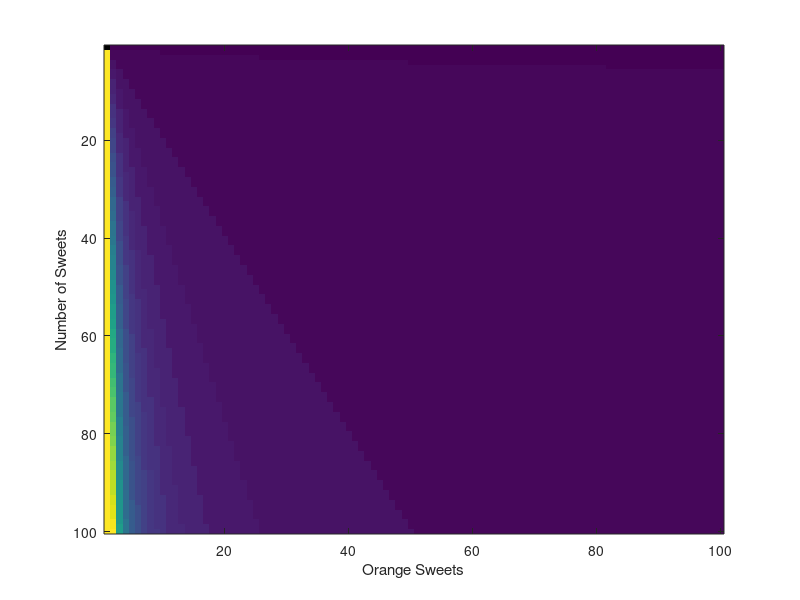

Write the MATLAB code that produced this figure.
clear all

for n = 1:100
    for o = 1:100

        a = sqrt(o / n * (o-1) / (n-1));

        answer(n,o) = o * 1/a;
        diff(n,o) = n - answer(n,o);
        percent(n,o)= n*100/diff(n,o) ;
        final(n,o) = round(answer(n,o));
        n_table(n,o) = n;
        
            if (final(n,o) == not(n))
                table(n,o) = 1;
            else
                table(n,o) = 0;
            end 
           
    end
end



proof = final - n_table; 
imagesc(proof)

xlabel('Orange Sweets')
ylabel('Number of Sweets')